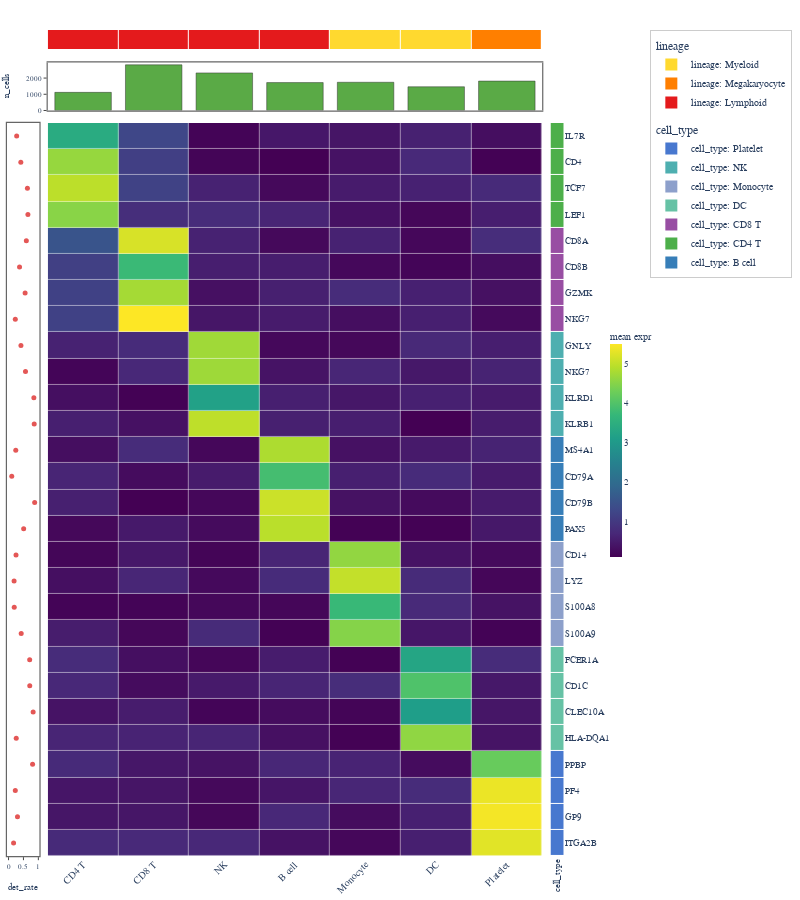

Notebook code for this chart:
### Code cell
# Rich annotations: scatter (detection rate) on the left
# Start from the SAME df4 — extract matrix, add scatter annotation.

lineage_map = {
    "CD4 T": "Lymphoid",
    "CD8 T": "Lymphoid",
    "NK": "Lymphoid",
    "B cell": "Lymphoid",
    "Monocyte": "Myeloid",
    "DC": "Myeloid",
    "Platelet": "Megakaryocyte",
}

matrix4 = df4.set_index("marker").drop(columns=["cell_type"])

# Simulated detection rate: fraction of cells expressing each marker (0–1)
detection_rate = rng4.uniform(0.1, 0.95, n_markers)

# Left: scatter (detection rate)
left_ha4 = HeatmapAnnotation(
    det_rate={"values": detection_rate, "type": "scatter", "color": "#E45756", "marker_size": 5},
    which="row",
)
# Top: lineage + cell count bar
top_ha4 = HeatmapAnnotation(
    lineage=[lineage_map[c] for c in clusters],
    n_cells={"values": rng4.integers(200, 3000, n_clusters).astype(float), "type": "bar", "color": "#5AAA46"},
)
# Right: cell type (from DF column)
right_ha4 = HeatmapAnnotation(cell_type=df4["cell_type"].tolist(), which="row")

ComplexHeatmap(
    matrix4,
    top_annotation=top_ha4,
    left_annotation=left_ha4,
    right_annotation=right_ha4,
    cluster_rows=False,
    cluster_cols=False,
    colorscale="Viridis",
    normalize="none",
    name="mean expr",
    width=800,
    height=900,
).to_plotly()

### Figure 1 — Plotly figure (JSON) as saved in the notebook; plotly's stock layout.template omitted (floating-point values rounded to 4 significant figures; data arrays with more than 128 entries replaced by an {"elided": "..."} marker saying what was removed)
{"data": [{"colorbar": {"len": 0.3, "outlinewidth": 0, "thickness": 12, "tickfont": {"family": "Arial, Helvetica, sans-serif", "size": 9}, "title": {"font": {"family": "Arial, Helvetica, sans-serif", "size": 10}, "text": "mean expr"}, "x": 1.075, "xpad": 4, "y": 0.5}, "colorscale": [[0.0, "#440154"], [0.1111, "#482878"], [0.2222, "#3e4989"], [0.3333, "#31688e"], [0.4444, "#26828e"], [0.5556, "#1f9e89"], [0.6667, "#35b779"], [0.7778, "#6ece58"], [0.8889, "#b5de2b"], [1.0, "#fde725"]], "customdata": {"elided": "28x7x2 str values"}, "hovertemplate": "row: %{customdata[0]}<br>col: %{customdata[1]}<br>value: %{z:.3f}<extra></extra>", "type": "heatmap", "x": [0.0, 1.0, 2.0, 3.0, 4.0, 5.0, 6.0], "xaxis": "x4", "xgap": 0.5, "y": [0.0, 1.0, 2.0, 3.0, 4.0, 5.0, 6.0, 7.0, 8.0, 9.0, 10.0, 11.0, 12.0, 13.0, 14.0, 15.0, 16.0, 17.0, 18.0, 19.0, 20.0, 21.0, 22.0, 23.0, 24.0, 25.0, 26.0, 27.0], "yaxis": "y4", "ygap": 0.5, "z": {"elided": "28x7 float values"}}, {"colorscale": [[0.0, "#E41A1C"], [0.3333, "#E41A1C"], [0.3333, "#FF7F00"], [0.6667, "#FF7F00"], [0.6667, "#FFD92F"], [1.0, "#FFD92F"]], "customdata": [["Lymphoid", "Lymphoid", "Lymphoid", "Lymphoid", "Myeloid", "Myeloid", "Megakaryocyte"]], "hovertemplate": "lineage: %{customdata}<extra></extra>", "showscale": false, "type": "heatmap", "x": [0.0, 1.0, 2.0, 3.0, 4.0, 5.0, 6.0], "xaxis": "x", "xgap": 1, "y": ["lineage"], "yaxis": "y", "ygap": 1, "z": [[0, 0, 0, 0, 2, 2, 1]], "zmax": 2.5, "zmin": -0.5}, {"hovertemplate": "n_cells: %{y:.2f}<extra></extra>", "marker": {"color": "#5AAA46", "line": {"color": "#333333", "width": 0.5}}, "name": "n_cells", "showlegend": false, "type": "bar", "x": [0.0, 1.0, 2.0, 3.0, 4.0, 5.0, 6.0], "xaxis": "x2", "y": [1118.0, 2817.0, 2317.0, 1722.0, 1741.0, 1463.0, 1814.0], "yaxis": "y2"}, {"hovertemplate": "det_rate: %{x:.2f}<extra></extra>", "marker": {"color": "#E45756", "size": 5}, "mode": "markers", "name": "det_rate", "showlegend": false, "type": "scatter", "x": [0.2727, 0.412, 0.6333, 0.65, 0.5971, 0.3689, 0.5559, 0.2264, 0.4161, 0.5688, 0.8494, 0.8611, 0.2422, 0.1074, 0.8767, 0.5071, 0.25, 0.1857, 0.1907, 0.4246, 0.7091, 0.7115, 0.8257, 0.2581, 0.807, 0.2266, 0.2998, 0.1693], "xaxis": "x3", "y": [0.0, 1.0, 2.0, 3.0, 4.0, 5.0, 6.0, 7.0, 8.0, 9.0, 10.0, 11.0, 12.0, 13.0, 14.0, 15.0, 16.0, 17.0, 18.0, 19.0, 20.0, 21.0, 22.0, 23.0, 24.0, 25.0, 26.0, 27.0], "yaxis": "y3"}, {"colorscale": [[0.0, "#377EB8"], [0.1429, "#377EB8"], [0.1429, "#4DAF4A"], [0.2857, "#4DAF4A"], [0.2857, "#984EA3"], [0.4286, "#984EA3"], [0.4286, "#66C2A5"], [0.5714, "#66C2A5"], [0.5714, "#8DA0CB"], [0.7143, "#8DA0CB"], [0.7143, "#4EAFB0"], [0.8571, "#4EAFB0"], [0.8571, "#4878CF"], [1.0, "#4878CF"]], "customdata": [["CD4 T"], ["CD4 T"], ["CD4 T"], ["CD4 T"], ["CD8 T"], ["CD8 T"], ["CD8 T"], ["CD8 T"], ["NK"], ["NK"], ["NK"], ["NK"], ["B cell"], ["B cell"], ["B cell"], ["B cell"], ["Monocyte"], ["Monocyte"], ["Monocyte"], ["Monocyte"], ["DC"], ["DC"], ["DC"], ["DC"], ["Platelet"], ["Platelet"], ["Platelet"], ["Platelet"]], "hovertemplate": "cell_type: %{customdata}<extra></extra>", "showscale": false, "type": "heatmap", "x": ["cell_type"], "xaxis": "x5", "xgap": 1, "y": [0.0, 1.0, 2.0, 3.0, 4.0, 5.0, 6.0, 7.0, 8.0, 9.0, 10.0, 11.0, 12.0, 13.0, 14.0, 15.0, 16.0, 17.0, 18.0, 19.0, 20.0, 21.0, 22.0, 23.0, 24.0, 25.0, 26.0, 27.0], "yaxis": "y5", "ygap": 1, "z": [[1], [1], [1], [1], [2], [2], [2], [2], [5], [5], [5], [5], [0], [0], [0], [0], [4], [4], [4], [4], [3], [3], [3], [3], [6], [6], [6], [6]], "zmax": 6.5, "zmin": -0.5}, {"legendgroup": "lineage", "legendgrouptitle": {"text": "lineage"}, "marker": {"color": "#E41A1C", "size": 10, "symbol": "square"}, "mode": "markers", "name": "lineage: Lymphoid", "showlegend": true, "type": "scatter", "x": [null], "y": [null]}, {"legendgroup": "lineage", "legendgrouptitle": {"text": "lineage"}, "marker": {"color": "#FF7F00", "size": 10, "symbol": "square"}, "mode": "markers", "name": "lineage: Megakaryocyte", "showlegend": true, "type": "scatter", "x": [null], "y": [null]}, {"legendgroup": "lineage", "legendgrouptitle": {"text": "lineage"}, "marker": {"color": "#FFD92F", "size": 10, "symbol": "square"}, "mode": "markers", "name": "lineage: Myeloid", "showlegend": true, "type": "scatter", "x": [null], "y": [null]}, {"legendgroup": "cell_type", "legendgrouptitle": {"text": "cell_type"}, "marker": {"color": "#377EB8", "size": 10, "symbol": "square"}, "mode": "markers", "name": "cell_type: B cell", "showlegend": true, "type": "scatter", "x": [null], "y": [null]}, {"legendgroup": "cell_type", "legendgrouptitle": {"text": "cell_type"}, "marker": {"color": "#4DAF4A", "size": 10, "symbol": "square"}, "mode": "markers", "name": "cell_type: CD4 T", "showlegend": true, "type": "scatter", "x": [null], "y": [null]}, {"legendgroup": "cell_type", "legendgrouptitle": {"text": "cell_type"}, "marker": {"color": "#984EA3", "size": 10, "symbol": "square"}, "mode": "markers", "name": "cell_type: CD8 T", "showlegend": true, "type": "scatter", "x": [null], "y": [null]}, {"legendgroup": "cell_type", "legendgrouptitle": {"text": "cell_type"}, "marker": {"color": "#66C2A5", "size": 10, "symbol": "square"}, "mode": "markers", "name": "cell_type: DC", "showlegend": true, "type": "scatter", "x": [null], "y": [null]}, {"legendgroup": "cell_type", "legendgrouptitle": {"text": "cell_type"}, "marker": {"color": "#8DA0CB", "size": 10, "symbol": "square"}, "mode": "markers", "name": "cell_type: Monocyte", "showlegend": true, "type": "scatter", "x": [null], "y": [null]}, {"legendgroup": "cell_type", "legendgrouptitle": {"text": "cell_type"}, "marker": {"color": "#4EAFB0", "size": 10, "symbol": "square"}, "mode": "markers", "name": "cell_type: NK", "showlegend": true, "type": "scatter", "x": [null], "y": [null]}, {"legendgroup": "cell_type", "legendgrouptitle": {"text": "cell_type"}, "marker": {"color": "#4878CF", "size": 10, "symbol": "square"}, "mode": "markers", "name": "cell_type: Platelet", "showlegend": true, "type": "scatter", "x": [null], "y": [null]}], "layout": {"barmode": "stack", "font": {"family": "Arial, Helvetica, sans-serif", "size": 11}, "height": 900, "legend": {"bgcolor": "rgba(255,255,255,0.8)", "bordercolor": "#cccccc", "borderwidth": 1, "font": {"family": "Arial, Helvetica, sans-serif", "size": 10}, "itemsizing": "constant", "tracegroupgap": 8, "x": 1.155, "xanchor": "left", "y": 1.0, "yanchor": "top"}, "margin": {"b": 5, "l": 5, "r": 236, "t": 30}, "paper_bgcolor": "white", "plot_bgcolor": "rgba(0,0,0,0)", "width": 800, "xaxis": {"anchor": "y", "domain": [0.0732, 0.9607], "matches": "x4", "showgrid": false, "showline": false, "showticklabels": false, "zeroline": false}, "xaxis2": {"anchor": "y2", "domain": [0.0732, 0.9607], "linecolor": "#666666", "linewidth": 1.2, "matches": "x4", "mirror": true, "showgrid": false, "showline": true, "showticklabels": false, "zeroline": false}, "xaxis3": {"anchor": "y3", "domain": [0.0, 0.0582], "linecolor": "#666666", "linewidth": 1.2, "mirror": true, "showgrid": false, "showline": true, "showticklabels": true, "tickfont": {"family": "Arial, Helvetica, sans-serif", "size": 7}, "ticklen": 3, "ticks": "outside", "title": {"font": {"family": "Arial, Helvetica, sans-serif", "size": 9}, "text": "det_rate"}, "zeroline": false}, "xaxis4": {"anchor": "y4", "domain": [0.0732, 0.9607], "showgrid": false, "showline": false, "showticklabels": true, "side": "bottom", "tickangle": -45, "tickfont": {"family": "Arial, Helvetica, sans-serif", "size": 10}, "ticktext": ["CD4 T", "CD8 T", "NK", "B cell", "Monocyte", "DC", "Platelet"], "tickvals": [0, 1, 2, 3, 4, 5, 6], "zeroline": false}, "xaxis5": {"anchor": "y5", "domain": [0.9758, 1.0], "showgrid": false, "showline": false, "showticklabels": true, "tickangle": -90, "tickfont": {"family": "Arial, Helvetica, sans-serif", "size": 9}, "ticktext": ["cell_type"], "tickvals": ["cell_type"], "zeroline": false}, "yaxis": {"anchor": "x", "domain": [0.9758, 1.0], "showgrid": false, "showline": false, "showticklabels": false, "zeroline": false}, "yaxis2": {"anchor": "x2", "domain": [0.9025, 0.9607], "linecolor": "#666666", "linewidth": 1.2, "mirror": true, "showgrid": false, "showline": true, "showticklabels": true, "tickfont": {"family": "Arial, Helvetica, sans-serif", "size": 7}, "ticklen": 3, "ticks": "outside", "title": {"font": {"family": "Arial, Helvetica, sans-serif", "size": 9}, "text": "n_cells"}, "zeroline": false}, "yaxis3": {"anchor": "x3", "autorange": false, "domain": [0.0, 0.8876], "linecolor": "#666666", "linewidth": 1.2, "mirror": true, "range": [27.5, -0.5], "showgrid": false, "showline": true, "showticklabels": false, "zeroline": false}, "yaxis4": {"anchor": "x4", "autorange": false, "domain": [0.0, 0.8876], "matches": "y3", "range": [27.5, -0.5], "showgrid": false, "showline": false, "showticklabels": false, "zeroline": false}, "yaxis5": {"anchor": "x5", "autorange": false, "domain": [0.0, 0.8876], "matches": "y3", "range": [27.5, -0.5], "showgrid": false, "showline": false, "showticklabels": true, "side": "right", "tickfont": {"family": "Arial, Helvetica, sans-serif", "size": 9}, "ticktext": ["IL7R", "CD4", "TCF7", "LEF1", "CD8A", "CD8B", "GZMK", "NKG7", "GNLY", "NKG7", "KLRD1", "KLRB1", "MS4A1", "CD79A", "CD79B", "PAX5", "CD14", "LYZ", "S100A8", "S100A9", "FCER1A", "CD1C", "CLEC10A", "HLA-DQA1", "PPBP", "PF4", "GP9", "ITGA2B"], "tickvals": [0, 1, 2, 3, 4, 5, 6, 7, 8, 9, 10, 11, 12, 13, 14, 15, 16, 17, 18, 19, 20, 21, 22, 23, 24, 25, 26, 27], "zeroline": false}}}
